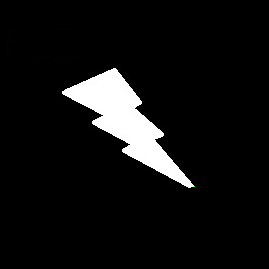
#> input picture bounding_rec3.png, 269 x 269 px
$ python 21.3_properties.py   (Python 2 division)   (older library calls are emulated)
#> lines starting #> are read from the running program, lines starting #| are printed output that depends on the picture; after the words box and inside, x2 and y2 are one past the last pixel; in counts of white or black regions, pixels touching at a corner belong together; long printed decimals are rounded
# -*- coding: utf-8 -*-

import numpy as np
import cv2

# 矩
img = cv2.imread('../../bounding_rec3.png',0)
#> img: shape (269, 269); min 0, max 255, mean 17.3
img3 = cv2.imread('../../bounding_rec3.png',0)

ret,thresh = cv2.threshold(img,100,255,0)
#> thresh: shape (269, 269); 6.8% white; 1 white region
img_copy = thresh.copy()
thresh,contours,hierarchy = cv2.findContours(thresh, 1, 2)
#> contours = 1 contour; box (x1, y1, x2, y2) and area: (62, 68, 195, 188) 4724
cnt = contours[0]
#> cnt = contour of 257 points, box (x1, y1, x2, y2) (62, 68, 195, 188), area 4724
M = cv2.moments(cnt)
#> M = moments, m00 4724, centre m10/m00, m01/m00 = (125.1, 120.2)

# 长宽比 Aspect Ratio
x,y,w,h = cv2.boundingRect(cnt)
#> x = 62; y = 68; w = 133; h = 120
aspect_ratio = float(w)/h
#> aspect_ratio = 1.11
print aspect_ratio
#| 1.108

# 轮廓面积与边界矩形面积的比 Extent
area = cv2.contourArea(cnt)
#> area = 4724
x,y,w,h = cv2.boundingRect(cnt)
rect_area = w*h
#> rect_area = 15960
extent = float(area)/rect_area
#> extent = 0.296
print extent
#| 0.296

# 轮廓面积与凸包面积的比 Solidity

area = cv2.contourArea(cnt)
hull = cv2.convexHull(cnt)
#> hull = contour of 20 points, box (x1, y1, x2, y2) (62, 68, 195, 188), area 5790
hull_area = cv2.contourArea(hull)
#> hull_area = 5789.5
solidity = float(area)/hull_area
#> solidity = 0.816
print solidity
#| 0.816


# 与轮廓面积相等的圆形的直径 Equivalent Diameter

area = cv2.contourArea(cnt)
equi_diameter = np.sqrt(4*area/np.pi)
#> equi_diameter = 77.56

# 方向 Orientation
(x,y),(MA,ma),angle = cv2.fitEllipse(cnt)
#> x = 123.9; y = 118.1; MA = 48.23; ma = 162.2; angle = 134.8


# 掩模和像素点 Mask and Pixel Points

# 有时我们需要构成对象的所有像素点，我们可以这样做：

# 从黑图制模
mask = np.zeros(img3.shape,np.uint8)
cv2.imshow('mask',mask)
cv2.waitKey(0)

# 这里一定要使用参数-1, 绘制填充的的轮廓,,若为3，则厚度为3，不会填充
mask = cv2.drawContours(mask,[cnt],0,255,-1)
cv2.imshow('drawContours_mask',mask)
cv2.waitKey(0)

# Returns a tuple of arrays, one for each dimension of matrix,
# containing the 索引indices of the non-zero elements in that dimension.
# The result of this is always a 2-D array, with a row for
# each non-zero element.
# To group the indices by element, rather than dimension, use:
# transpose(nonzero(a))
# >>> x = np.eye(3)
# >>> x
# array([[ 1., 0., 0.],
#        [ 0., 1., 0.],
#        [ 0., 0., 1.]])
# >>> np.nonzero(x)

# 横维012是1，零行一行二行       纵维012是1，零列一列二列
# (array([0, 1, 2]), array([0, 1, 2]))
# >>> x[np.nonzero(x)]
# array([ 1., 1., 1.])
# >>> np.transpose(np.nonzero(x))
# array([[0, 0],
# [1, 1],
# [2, 2]])

# 获得像素点
pixelpoints = np.transpose(np.nonzero(mask))
#> pixelpoints = 4904 pairs, first value 68 to 187, second value 62 to 194
# pixelpoints = cv2.findNonZero(mask)


# Maximum Value, Minimum Value and their locations

cv2.imshow('img',img)
cv2.waitKey(0)

# 这里出的问题，img已经被改变，不能用，img3原来是3通道，也不能用，总之，保证是没被修改过的0通道图
min_val, max_val, min_loc, max_loc = cv2.minMaxLoc(img3,mask = mask)
#> min_val = 200; max_val = 255; min_loc = (194, 186); max_loc = (113, 68)
print min_val,max_val,min_loc,max_loc
#| 200.0 255.0 (194, 186) (113, 68)


# 平均颜色及平均灰度

img = cv2.imread('../../tmp.jpg',0)
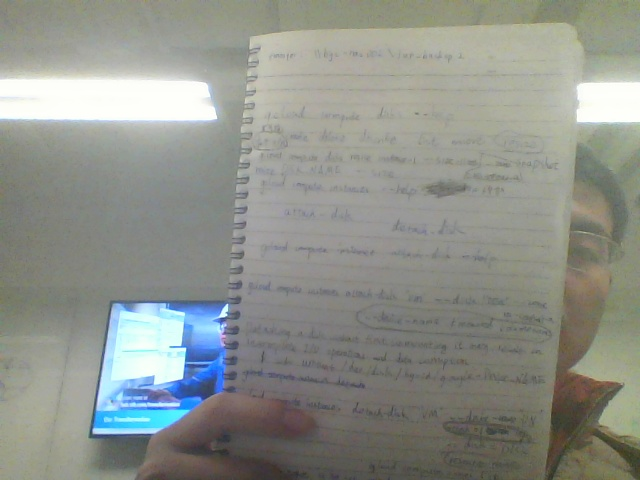
#> input picture tmp.jpg, 640 x 480 px
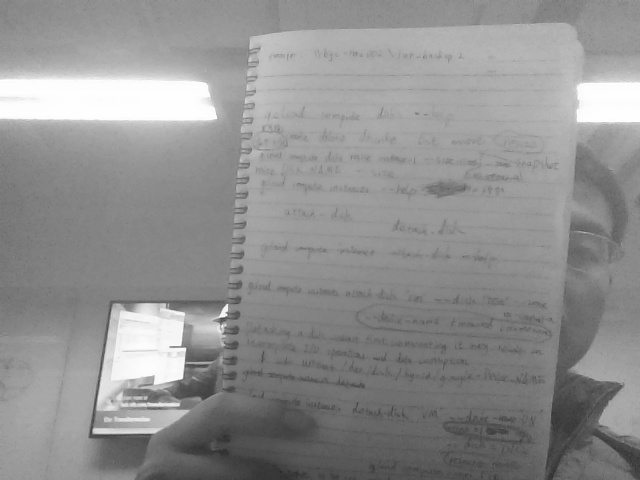
#> img: shape (480, 640); min 44, max 255, mean 144.4
img3 = cv2.imread('../../tmp.jpg',3)
#> img3 is the input picture: shape (480, 640, 3); mean B, G, R 139.2, 146.1, 143

# 做黑图
mask = np.zeros(img.shape,np.uint8)
# 画1
mask = cv2.drawContours(mask,[cnt],0,255,-1)
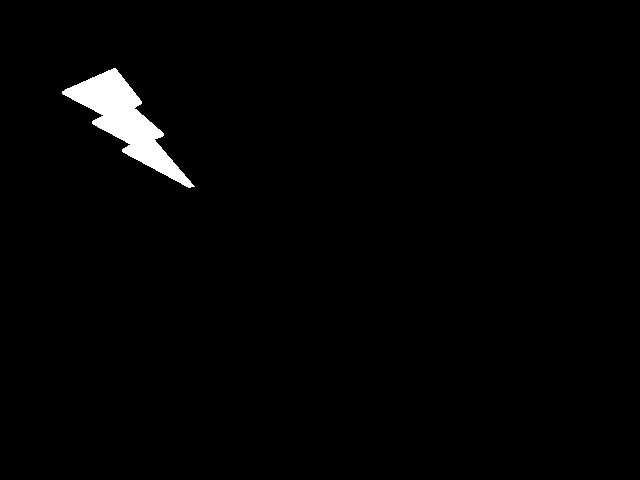
#> mask: shape (480, 640); 1.6% white; 1 white region, box (x1, y1, x2, y2) and area: (62, 68, 195, 188) 4904
cv2.imshow('tmp_mask',mask)
cv2.waitKey(0)

# mask为1的像素才被考虑在内
mean_val = cv2.mean(img ,mask = mask)
#> mean_val = (208.6, 0, 0, 0)
print mean_val
#| (208.563, 0.0, 0.0, 0.0)

# 极点
leftmost = tuple(cnt[cnt[:,:,0].argmin()][0])
#> leftmost = (62, 91)
rightmost = tuple(cnt[cnt[:,:,0].argmax()][0])
#> rightmost = (194, 186)
topmost = tuple(cnt[cnt[:,:,1].argmin()][0])
#> topmost = (113, 68)
bottommost = tuple(cnt[cnt[:,:,1].argmax()][0])
#> bottommost = (188, 187)
